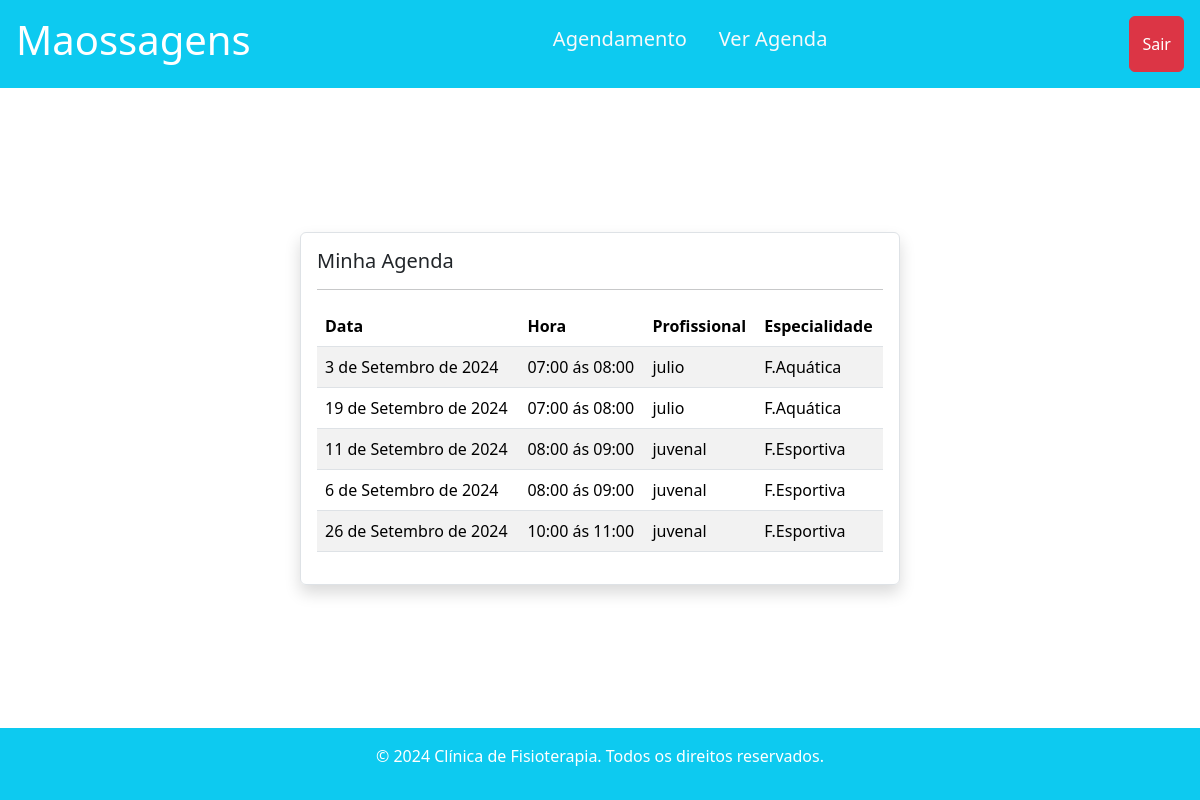
Page /agenda/ver_agenda/ (signed in) on the committed database.
### agenda/models.py (models this page shows, shortened)
class Agendamento(models.Model):
    HORARIOS = (
        ("1", "07:00 ás 08:00"),
        ("2", "08:00 ás 09:00"),
        ("3", "09:00 ás 10:00"),
        ("4", "10:00 ás 11:00"),
        ("5", "11:00 ás 12:00"),
    )
    def validar_dia(value):
        today = date.today()
        weekday = date.fromisoformat(f'{value}').weekday()
        if value < today:
            raise ValidationError('Não é possivel escolher um data atrasada.')
        if (weekday == 5) or (weekday == 6):
            raise ValidationError('Escolha um dia útil da semana.')
    paciente = models.ForeignKey(Paciente, on_delete=models.DO_NOTHING)
    profissional = models.ForeignKey(Profissional, on_delete=models.DO_NOTHING)
    especialidade = models.ForeignKey(Especialidade, on_delete=models.DO_NOTHING)
    data = models.DateField(help_text="Insira uma data para agenda", validators=[validar_dia], default=date.today())
    hora = models.CharField(max_length=60, choices=HORARIOS)
    class Meta:
        verbose_name = 'Agenda'

### profissional/models.py (models this page shows)
class Profissional(models.Model):
    nome = models.CharField(max_length=255)
    area_especializacao = models.ForeignKey(Especialidade, on_delete=models.DO_NOTHING)
    telefone = models.CharField(max_length=20)
    email = models.EmailField()
    def __str__(self):
        return self.nome

class Especialidade(models.Model):
    especialidade = models.CharField(max_length=100)
    def __str__(self):
        return self.especialidade

### agenda/views.py (the view)
# urls.py: path('ver_agenda/', views.ver_agenda, name="ver_agenda"),
def ver_agenda(request):
    if request.session.get('paciente'):
        paciente_id = request.session.get('paciente')
        paciente = Paciente.objects.get(id=paciente_id)
        agendamentos = Agendamento.objects.filter(paciente=paciente)
        return render(request, 'ver_agenda.html', {'agendamentos': agendamentos})
    else:
        return redirect('/paciente/login_paciente/')

### agenda/templates/ver_agenda.html (shortened to what this page needs)
{% extends "base.html" %}
{% block 'body' %}
<header>
    <div class="container-fluid d-flex  justify-content-between bg-info text-white p-3">
        <h1>Maossagens</h1>
       {% include 'partials/barra_nav.html' %}
       <a href="{% url 'sair' %}" class="btn btn-danger d-flex text-center align-items-center">Sair</a>
    </div>
</header>
<main class="flex-fill d-flex flex-row align-items-center justify-content-center">
    <div class="container w-50 border rounded p-3 m-4 shadow">
        <h1 class='fs-5'>Minha Agenda</h1>
        <hr>
        <table class="table table-striped">
            <thead>
                <tr>
                    <th>Data</th>
                    <th>Hora</th>
                    <th>Profissional</th>
                    <th>Especialidade</th>
                </tr>
            </thead>
            <tbody>
                {% for agendamento in agendamentos %}
                <tr>
                    <td>{{ agendamento.data }}</td>
                    <td>{{ agendamento.get_hora_display }}</td>
                    <td>{{ agendamento.profissional }}</td>
                    <td>{{ agendamento.especialidade }}</td>
                </tr>
                {% empty %}
                    <tr>
                        <td colspan="4">Você não tem agendamentos.</td>
                    </tr>
                {% endfor %}
            </tbody>
        </table>
    </div>
</main>
{% endblock 'body' %}

### rows in the picture
Agendamento: data "3 de Setembro de 2024", hora "07:00 ás 08:00", profissional "julio", especialidade "F.Aquática"
Agendamento: data "19 de Setembro de 2024", hora "07:00 ás 08:00", profissional "julio", especialidade "F.Aquática"
Agendamento: data "11 de Setembro de 2024", hora "08:00 ás 09:00", profissional "juvenal", especialidade "F.Esportiva"
Agendamento: data "6 de Setembro de 2024", hora "08:00 ás 09:00", profissional "juvenal", especialidade "F.Esportiva"
Agendamento: data "26 de Setembro de 2024", hora "10:00 ás 11:00", profissional "juvenal", especialidade "F.Esportiva"
